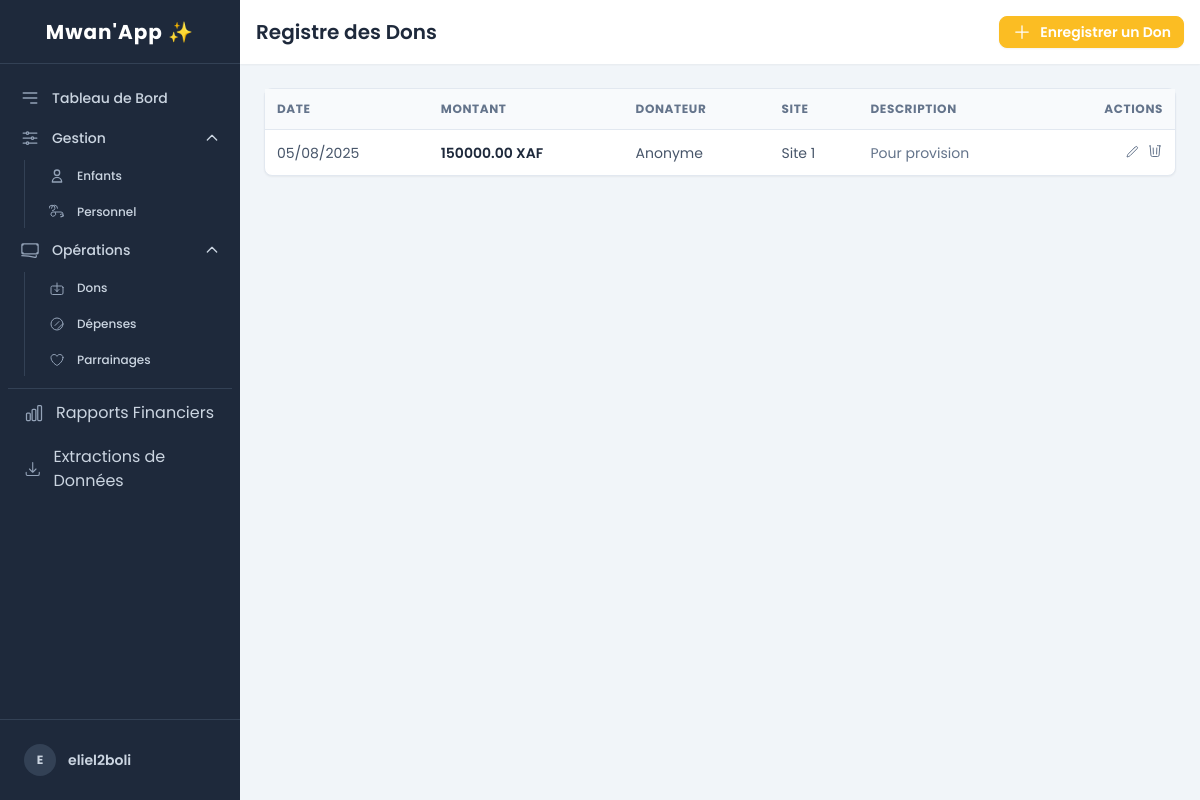
The app's page /finances/dons/ (signed in) with its own data.
### utilisateurs/models.py (models this page shows)
class CustomUser(AbstractUser):
    ROLE_CHOICES = (
        ('directeur', 'Directeur'),
        ('soignant', 'Soignant'),
        ('comptable', 'Comptable'),
    )
    role = models.CharField(max_length=20, choices=ROLE_CHOICES)
    site = models.ForeignKey(SiteOrphelinat, on_delete=models.PROTECT, null=True, blank=True)

### gestion_financiere/models.py (models this page shows, shortened)
class Don(models.Model):
    compte = models.ForeignKey(CompteFinancier, on_delete=models.PROTECT)
    site = models.ForeignKey(SiteOrphelinat, on_delete=models.PROTECT)
    site = models.ForeignKey(SiteOrphelinat, on_delete=models.PROTECT)
    montant = models.DecimalField(max_digits=10, decimal_places=2)
    donateur = models.CharField(max_length=200, blank=True, default="Anonyme")
    date_don = models.DateField()
    description = models.TextField(blank=True)
    is_active = models.BooleanField(default=True)

### sites_gestion/models.py (models this page shows, shortened)
class SiteOrphelinat(models.Model):
    nom = models.CharField(max_length=200, unique=True)
    ville = models.CharField(max_length=100)
    pays = models.CharField(max_length=100)
    adresse = models.TextField(blank=True)
    date_creation = models.DateField(auto_now_add=True)

### gestion_financiere/views.py (the view)
# urls.py: path('dons/', DonListView.as_view(), name='don_list'),
class DonListView(LoginRequiredMixin, ListView):
    model = Don
    template_name = 'gestion_financiere/don_list.html'
    context_object_name = 'dons'
    paginate_by = 15
    def get_queryset(self):
        user = self.request.user
        queryset = Don.objects.select_related('site').order_by('-date_don')
        if user.is_superuser:
            return queryset
        return queryset.filter(site=user.site)

### templates/gestion_financiere/don_list.html (shortened to what this page needs)
{% extends 'base.html' %}
{% block page_title %}Registre des Dons{% endblock %}
{% block page_actions %}
  <a href="{% url 'gestion_financiere:don_create' %}" class="btn btn-warning btn-sm text-white">
    <svg xmlns="http://www.w3.org/2000/svg" fill="none" viewBox="0 0 24 24" stroke-width="1.5" stroke="currentColor" class="w-5 h-5"><path stroke-linecap="round" stroke-linejoin="round" d="M12 4.5v15m7.5-7.5h-15" /></svg>
    Enregistrer un Don
  </a>
{% endblock %}
{% block content %}
<div class="bg-white rounded-lg shadow-sm border border-slate-200">
    <div class="overflow-x-auto">
        <table class="w-full">
          <thead class="bg-slate-50 border-b border-slate-200">
            <tr class="text-xs font-semibold text-slate-500 uppercase tracking-wider text-left">
              <th class="p-3">Date</th>
              <th class="p-3">Montant</th>
              <th class="p-3">Donateur</th>
              <th class="p-3">Site</th>
              <th class="p-3">Description</th>
              <th class="p-3 text-right">Actions</th> </tr>
          </thead>
          <tbody class="divide-y divide-slate-200 text-sm">
            {% for don in dons %}
              {% if don.is_active %}
              <tr class="hover:bg-slate-50">
                <td class="p-3 text-slate-600">{{ don.date_don|date:"d/m/Y" }}</td>
                <td class="p-3 font-semibold text-slate-800">{{ don.montant }} XAF</td>
                <td class="p-3 text-slate-600">{{ don.donateur }}</td>
                <td class="p-3 text-slate-600">{{ don.site.nom }}</td>
                <td class="p-3 text-slate-500 truncate max-w-xs">{{ don.description|default:"-" }}</td>
                <td class="p-3">
                    <div class="flex items-center justify-end space-x-2">
                        <a href="{% url 'gestion_financiere:don_update' pk=don.pk %}" class="tooltip" data-tip="Modifier">
                        </a>
                        <form method="post" action="{% url 'gestion_financiere:don_delete' pk=don.pk %}" onsubmit="return confirm('Êtes-vous sûr de vouloir archiver ce don ?');">
                            <button type="submit" class="tooltip" data-tip="Archiver">
                            </button>
                        </form>
                    </div>
                </td>
              </tr>
              {% endif %}
            {% empty %}
              <tr><td colspan="6" class="text-center p-8 text-slate-500">Aucun don enregistré.</td></tr>
            {% endfor %}
          </tbody>
        </table>
    </div>
</div>
{% endblock %}

### templates/base.html (shortened to what this page needs)
{% load static %}
<!DOCTYPE html>
<html lang="fr">
<head>
    <link href="{% static 'css/output.css' %}" rel="stylesheet">
</head>
<body class="bg-slate-100 font-sans antialiased">
    <div x-data="{ sidebarOpen: false }" @keydown.escape.window="sidebarOpen = false" class="flex h-screen bg-slate-100">
        <aside class="w-60 flex-shrink-0 bg-slate-800 text-white flex flex-col fixed inset-y-0 left-0 z-30 transition-transform duration-300 ease-in-out md:relative md:translate-x-0"
               :class="sidebarOpen ? 'translate-x-0' : '-translate-x-full'">
            <div class="h-16 flex items-center justify-center px-4 border-b border-slate-700">
                <h1 class="text-xl font-bold text-white tracking-wider">Mwan'App ✨</h1>
            </div>
            <nav class="flex-1 px-2 py-4 space-y-1">
                <a href="{% url 'dashboard:home' %}" class="group flex items-center px-3 py-2 text-sm font-medium text-slate-300 hover:bg-slate-700 hover:text-white rounded-lg">
                    <svg class="h-5 w-5 mr-3 text-slate-400" xmlns="http://www.w3.org/2000/svg" fill="none" viewBox="0 0 24 24" stroke="currentColor"><path stroke-linecap="round" stroke-linejoin="round" stroke-width="2" d="M4 6h16M4 12h16m-7 6h7"></path></svg>
                    Tableau de Bord
                </a>
                <div x-data="{ open: true }">
                    <button @click="open = !open" class="w-full flex justify-between items-center px-3 py-2 text-sm font-medium text-slate-300 hover:bg-slate-700 hover:text-white rounded-lg group">
                        <span class="flex items-center">
                            Gestion
                        </span>
                        <svg class="h-4 w-4 transform transition-transform" :class="{'rotate-180': open}" xmlns="http://www.w3.org/2000/svg" fill="none" viewBox="0 0 24 24" stroke="currentColor"><path stroke-linecap="round" stroke-linejoin="round" stroke-width="2" d="M19 9l-7 7-7-7" /></svg>
                    </button>
                    <div x-show="open" x-transition class="mt-1 ml-4 pl-3 border-l border-slate-700 space-y-1">
                        <a href="{% url 'enfants_gestion:enfant_list' %}" class="group flex items-center px-3 py-2 text-xs font-medium text-slate-300 hover:bg-slate-700 hover:text-white rounded-lg">
                           <svg class="h-4 w-4 mr-3 text-slate-400" xmlns="http://www.w3.org/2000/svg" fill="none" viewBox="0 0 24 24" stroke="currentColor"><path stroke-linecap="round" stroke-linejoin="round" stroke-width="2" d="M16 7a4 4 0 11-8 0 4 4 0 018 0zM12 14a7 7 0 00-7 7h14a7 7 0 00-7-7z" /></svg>
                            Enfants
                        </a>
                        <a href="#" class="group flex items-center px-3 py-2 text-xs font-medium text-slate-300 hover:bg-slate-700 hover:text-white rounded-lg">
                            Personnel
                        </a>
                    </div>
                </div>
                <div x-data="{ open: true }">
                    <button @click="open = !open" class="w-full flex justify-between items-center px-3 py-2 text-sm font-medium text-slate-300 hover:bg-slate-700 hover:text-white rounded-lg group">
                        <span class="flex items-center">
                            Opérations
                        </span>
                        <svg class="h-4 w-4 transform transition-transform" :class="{'rotate-180': open}" xmlns="http://www.w3.org/2000/svg" fill="none" viewBox="0 0 24 24" stroke="currentColor"><path stroke-linecap="round" stroke-linejoin="round" stroke-width="2" d="M19 9l-7 7-7-7" /></svg>
                    </button>
                    <div x-show="open" x-transition class="mt-1 ml-4 pl-3 border-l border-slate-700 space-y-1">
                        <a href="{% url 'gestion_financiere:don_list' %}" class="group flex items-center px-3 py-2 text-xs font-medium text-slate-300 hover:bg-slate-700 hover:text-white rounded-lg">
                           Dons
                        </a>
                        <a href="{% url 'gestion_financiere:depense_list' %}" class="group flex items-center px-3 py-2 text-xs font-medium text-slate-300 hover:bg-slate-700 hover:text-white rounded-lg">
                            <svg class="h-4 w-4 mr-3 text-slate-400" xmlns="http://www.w3.org/2000/svg" fill="none" viewBox="0 0 24 24" stroke-width="1.5" stroke="currentColor"><path stroke-linecap="round" stroke-linejoin="round" d="M9 14.25l6-6m4.5 4.5l-6 6M21 12a9 9 0 11-18 0 9 9 0 0118 0z" /></svg>
                            Dépenses
                        </a>
                        <a href="#" class="group flex items-center px-3 py-2 text-xs font-medium text-slate-300 hover:bg-slate-700 hover:text-white rounded-lg">
                            Parrainages
                        </a>
                    </div>
                </div>
                <div class="pt-2"><div class="border-t border-slate-700"></div></div>
                <a href="{% url 'gestion_financiere:rapport_financier' %}" class="group flex items-center px-4 py-2 text-slate-300 hover:bg-slate-700 hover:text-white rounded-lg">
                    Rapports Financiers
                </a>
                <a href="{% url 'enfants_gestion:enfant_export' %}" class="group flex items-center px-4 py-2 text-slate-300 hover:bg-slate-700 hover:text-white rounded-lg">
                    Extractions de Données
                </a>
            </nav>
            <div class="relative border-t border-slate-700 p-4" x-data="{ open: false }">
                <button @click="open = !open" class="w-full flex items-center p-2 text-sm text-slate-300 hover:bg-slate-700 rounded-lg text-left group">
                    <span class="flex-shrink-0 w-8 h-8 rounded-full bg-slate-700 flex items-center justify-center"><span class="font-bold text-xs">{{ user.username|first|upper }}</span></span>
                    <span class="ml-3 truncate"><span class="block font-semibold">{{ user.username }}</span></span>
                </button>
            </div>
        </aside>
        <div class="flex-1 flex flex-col overflow-hidden">
            <header class="bg-white shadow-sm p-4 flex justify-between items-center h-16">
                <div>
                    <h2 class="text-xl font-semibold text-slate-800">{% block page_title %}Tableau de bord{% endblock %}</h2>
                </div>
                <div class="ml-auto flex items-center space-x-4">
                    <div class="hidden sm:block">{% block page_actions %}{% endblock %}</div>
                </div>
            </header>
            <main class="flex-1 overflow-y-auto p-6">
                {% block content %}{% endblock %}
            </main>
        </div>
    </div>
</body>
</html>

### records on screen
CustomUser: username|first "E", username "eliel2boli"
Don: date_don "05/08/2025", montant "150000.00", donateur "Anonyme", site.nom "Site 1", description "Pour provision"
